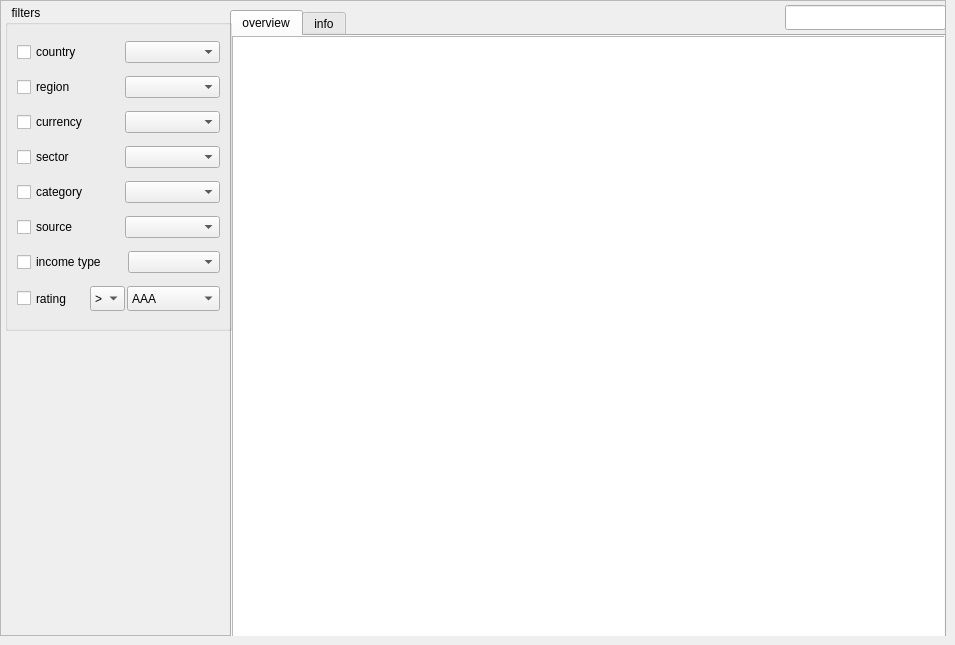
   <widget class="QWidget" name="tab_24">
    <attribute name="title">
     <string>indexes</string>
    </attribute>
    <widget class="QFrame" name="frame_10">
     <property name="geometry">
      <rect>
       <x>0</x>
       <y>0</y>
       <width>946</width>
       <height>636</height>
      </rect>
     </property>
     <property name="frameShape">
      <enum>QFrame::StyledPanel</enum>
     </property>
     <property name="frameShadow">
      <enum>QFrame::Raised</enum>
     </property>
     <widget class="QTabWidget" name="tabWidget_8">
      <property name="geometry">
       <rect>
        <x>230</x>
        <y>10</y>
        <width>716</width>
        <height>631</height>
       </rect>
      </property>
      <property name="currentIndex">
       <number>0</number>
      </property>
      <widget class="QWidget" name="tab_31">
       <attribute name="title">
        <string>overview</string>
       </attribute>
       <widget class="QTableView" name="tableView_21">
        <property name="geometry">
         <rect>
          <x>0</x>
          <y>0</y>
          <width>716</width>
          <height>601</height>
         </rect>
        </property>
       </widget>
      </widget>
      <widget class="QWidget" name="tab_32">
       <attribute name="title">
        <string>info</string>
       </attribute>
       <widget class="QTableView" name="tableView_22">
        <property name="geometry">
         <rect>
          <x>0</x>
          <y>0</y>
          <width>716</width>
          <height>601</height>
         </rect>
        </property>
       </widget>
      </widget>
     </widget>
     <widget class="QLineEdit" name="lineEdit_17">
      <property name="geometry">
       <rect>
        <x>785</x>
        <y>5</y>
        <width>161</width>
        <height>25</height>
       </rect>
      </property>
     </widget>
     <widget class="QGroupBox" name="groupBox_8">
      <property name="geometry">
       <rect>
        <x>5</x>
        <y>5</y>
        <width>227</width>
        <height>326</height>
       </rect>
      </property>
      <property name="title">
       <string>  filters</string>
      </property>
      <layout class="QVBoxLayout" name="verticalLayout_3">
       <item>
        <layout class="QHBoxLayout" name="horizontalLayout_19">
         <item>
          <widget class="QCheckBox" name="checkBox_31">
           <property name="text">
            <string>country</string>
           </property>
          </widget>
         </item>
         <item>
          <widget class="QComboBox" name="comboBox_26">
           <property name="maximumSize">
            <size>
             <width>95</width>
             <height>16777215</height>
            </size>
           </property>
           <item>
            <property name="text">
             <string/>
            </property>
           </item>
           <item>
            <property name="text">
             <string>stocks</string>
            </property>
           </item>
           <item>
            <property name="text">
             <string>bonds</string>
            </property>
           </item>
           <item>
            <property name="text">
             <string>indexes</string>
            </property>
           </item>
           <item>
            <property name="text">
             <string>commodities</string>
            </property>
           </item>
           <item>
            <property name="text">
             <string>funds</string>
            </property>
           </item>
           <item>
            <property name="text">
             <string>etfs</string>
            </property>
           </item>
          </widget>
         </item>
        </layout>
       </item>
       <item>
        <layout class="QHBoxLayout" name="horizontalLayout_20">
         <item>
          <widget class="QCheckBox" name="checkBox_32">
           <property name="text">
            <string>region</string>
           </property>
          </widget>
         </item>
         <item>
          <widget class="QComboBox" name="comboBox_27">
           <property name="maximumSize">
            <size>
             <width>95</width>
             <height>16777215</height>
            </size>
           </property>
           <item>
            <property name="text">
             <string/>
            </property>
           </item>
           <item>
            <property name="text">
             <string>EMEA</string>
            </property>
           </item>
           <item>
            <property name="text">
             <string>AMER</string>
            </property>
           </item>
           <item>
            <property name="text">
             <string>APAC</string>
            </property>
           </item>
          </widget>
         </item>
        </layout>
       </item>
       <item>
        <layout class="QHBoxLayout" name="horizontalLayout_21">
         <item>
          <widget class="QCheckBox" name="checkBox_33">
           <property name="text">
            <string>currency</string>
           </property>
          </widget>
         </item>
         <item>
          <widget class="QComboBox" name="comboBox_32">
           <property name="maximumSize">
            <size>
             <width>95</width>
             <height>16777215</height>
            </size>
           </property>
           <item>
            <property name="text">
             <string/>
            </property>
           </item>
           <item>
            <property name="text">
             <string>energy</string>
            </property>
           </item>
           <item>
            <property name="text">
             <string>technology</string>
            </property>
           </item>
           <item>
            <property name="text">
             <string>industrials</string>
            </property>
           </item>
           <item>
            <property name="text">
             <string>retail</string>
            </property>
           </item>
           <item>
            <property name="text">
             <string>healthcare</string>
            </property>
           </item>
           <item>
            <property name="text">
             <string>military</string>
            </property>
           </item>
           <item>
            <property name="text">
             <string>finance</string>
            </property>
           </item>
           <item>
            <property name="text">
             <string>mining</string>
            </property>
           </item>
           <item>
            <property name="text">
             <string>services</string>
            </property>
           </item>
          </widget>
         </item>
        </layout>
       </item>
       <item>
        <layout class="QHBoxLayout" name="horizontalLayout_22">
         <item>
          <widget class="QCheckBox" name="checkBox_34">
           <property name="text">
            <string>sector</string>
           </property>
          </widget>
         </item>
         <item>
          <widget class="QComboBox" name="comboBox_33">
           <property name="maximumSize">
            <size>
             <width>95</width>
             <height>16777215</height>
            </size>
           </property>
           <item>
            <property name="text">
             <string/>
            </property>
           </item>
           <item>
            <property name="text">
             <string>Investing</string>
            </property>
           </item>
           <item>
            <property name="text">
             <string>Yahoo</string>
            </property>
           </item>
           <item>
            <property name="text">
             <string>Quandl</string>
            </property>
           </item>
           <item>
            <property name="text">
             <string>pandas-datareader</string>
            </property>
           </item>
          </widget>
         </item>
        </layout>
       </item>
       <item>
        <layout class="QHBoxLayout" name="horizontalLayout_23">
         <item>
          <widget class="QCheckBox" name="checkBox_35">
           <property name="text">
            <string>category</string>
           </property>
          </widget>
         </item>
         <item>
          <widget class="QComboBox" name="comboBox_34">
           <property name="maximumSize">
            <size>
             <width>95</width>
             <height>16777215</height>
            </size>
           </property>
          </widget>
         </item>
        </layout>
       </item>
       <item>
        <layout class="QHBoxLayout" name="horizontalLayout_24">
         <item>
          <widget class="QCheckBox" name="checkBox_36">
           <property name="text">
            <string>source</string>
           </property>
          </widget>
         </item>
         <item>
          <widget class="QComboBox" name="comboBox_35">
           <property name="maximumSize">
            <size>
             <width>95</width>
             <height>16777215</height>
            </size>
           </property>
          </widget>
         </item>
        </layout>
       </item>
       <item>
        <layout class="QHBoxLayout" name="horizontalLayout_25">
         <item>
          <widget class="QCheckBox" name="checkBox_37">
           <property name="text">
            <string>income type</string>
           </property>
          </widget>
         </item>
         <item>
          <widget class="QComboBox" name="comboBox_40">
           <property name="minimumSize">
            <size>
             <width>92</width>
             <height>0</height>
            </size>
           </property>
           <property name="maximumSize">
            <size>
             <width>92</width>
             <height>16777215</height>
            </size>
           </property>
          </widget>
         </item>
        </layout>
       </item>
       <item>
        <layout class="QHBoxLayout" name="horizontalLayout_26">
         <property name="spacing">
          <number>2</number>
         </property>
         <property name="sizeConstraint">
          <enum>QLayout::SetMaximumSize</enum>
         </property>
         <item>
          <widget class="QCheckBox" name="checkBox_20">
           <property name="maximumSize">
            <size>
             <width>71</width>
             <height>25</height>
            </size>
           </property>
           <property name="text">
            <string>rating</string>
           </property>
          </widget>
         </item>
         <item>
          <widget class="QComboBox" name="comboBox_41">
           <property name="maximumSize">
            <size>
             <width>35</width>
             <height>25</height>
            </size>
           </property>
           <item>
            <property name="text">
             <string>&gt;</string>
            </property>
           </item>
           <item>
            <property name="text">
             <string>&gt;=</string>
            </property>
           </item>
           <item>
            <property name="text">
             <string>&lt;</string>
            </property>
           </item>
           <item>
            <property name="text">
             <string>&lt;=</string>
            </property>
           </item>
           <item>
            <property name="text">
             <string>=</string>
            </property>
           </item>
           <item>
            <property name="text">
             <string>+/- 1 notch</string>
            </property>
           </item>
          </widget>
         </item>
         <item>
          <widget class="QComboBox" name="comboBox_42">
           <property name="maximumSize">
            <size>
             <width>16777215</width>
             <height>25</height>
            </size>
           </property>
           <item>
            <property name="text">
             <string>AAA</string>
            </property>
           </item>
           <item>
            <property name="text">
             <string>AA+</string>
            </property>
           </item>
           <item>
            <property name="text">
             <string>AA</string>
            </property>
           </item>
           <item>
            <property name="text">
             <string>AA-</string>
            </property>
           </item>
           <item>
            <property name="text">
             <string>A+</string>
            </property>
           </item>
           <item>
            <property name="text">
             <string>A</string>
            </property>
           </item>
           <item>
            <property name="text">
             <string>A-</string>
            </property>
           </item>
           <item>
            <property name="text">
             <string>BBB+</string>
            </property>
           </item>
           <item>
            <property name="text">
             <string>BBB</string>
            </property>
           </item>
           <item>
            <property name="text">
             <string>BBB-</string>
            </property>
           </item>
           <item>
            <property name="text">
             <string>BB+</string>
            </property>
           </item>
           <item>
            <property name="text">
             <string>BB</string>
            </property>
           </item>
           <item>
            <property name="text">
             <string>BB-</string>
            </property>
           </item>
           <item>
            <property name="text">
             <string>B+</string>
            </property>
           </item>
           <item>
            <property name="text">
             <string>B</string>
            </property>
           </item>
           <item>
            <property name="text">
             <string>B-</string>
            </property>
           </item>
           <item>
            <property name="text">
             <string>CCC+</string>
            </property>
           </item>
           <item>
            <property name="text">
             <string>CCC</string>
            </property>
           </item>
           <item>
            <property name="text">
             <string>CCC-</string>
            </property>
           </item>
           <item>
            <property name="text">
             <string>CC</string>
            </property>
           </item>
           <item>
            <property name="text">
             <string>C</string>
            </property>
           </item>
           <item>
            <property name="text">
             <string>D</string>
            </property>
           </item>
           <item>
            <property name="text">
             <string>IG</string>
            </property>
           </item>
           <item>
            <property name="text">
             <string>HY</string>
            </property>
           </item>
          </widget>
         </item>
        </layout>
       </item>
      </layout>
     </widget>
    </widget>
   </widget>
